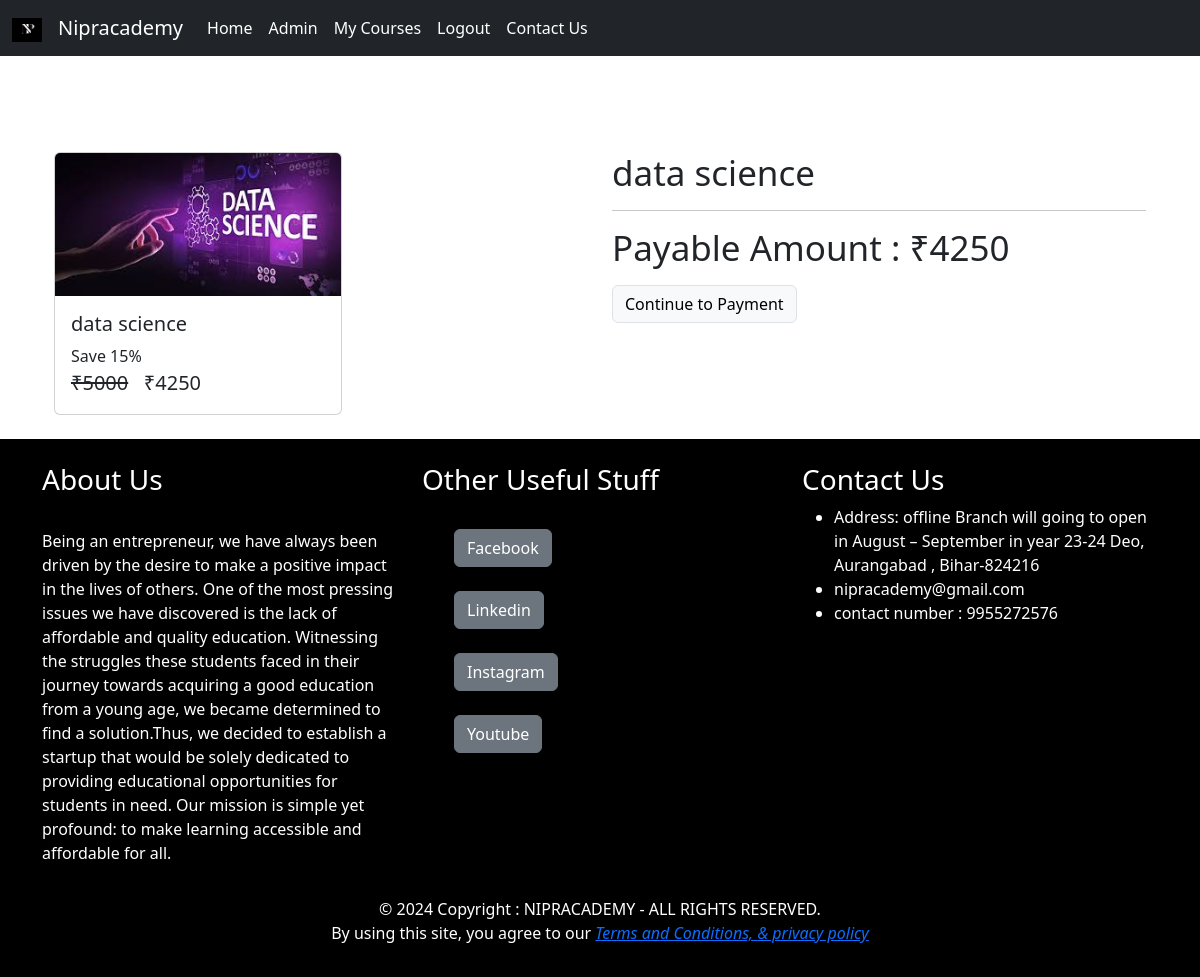
The page /check-out/data science (signed in) on the database its author committed.
### Nipracademy/models.py (models this page shows, shortened)
class Course(models.Model):
    name = models.CharField(max_length = 50 , null = False)
    slug = models.CharField(max_length = 50 , null = False ,unique=True)
    description = models.CharField(max_length = 200 , null = True )
    price = models.IntegerField(null=False)
    duration = models.PositiveIntegerField(help_text = "Duration in months")
    discount = models.IntegerField(null=False , default = 0)
    active = models.BooleanField(default = False)
    thumbnail = models.ImageField(upload_to = "media/thumbnail_image")
    date = models.DateTimeField(auto_now_add= True)
    resource = models.FileField(upload_to = "media/resource", blank = True, null = True)
    length = models.IntegerField(null=False)

### Nipracademy/views.py (the view, shortened to what this page needs)
# urls.py: path('check-out/<str:slug>',views.checkout , name = 'check-out'),
@login_required(login_url='/login')
def checkout(request , slug):
    course = Course.objects.get(slug  = slug)
    user = request.user
    action = request.GET.get('action')
    order = None
    payment = None
    error = None
    try:
        user_course = UserCourse.objects.get(user = user  , course = course)
        error = "You are Already Enrolled in this Course"
    except:
        pass
    amount=None
    if error is None :
        amount =  int((course.price - ( course.price * course.discount * 0.01 )) * 100)
    if amount==0:
        userCourse = UserCourse(user = user , course = course)
        userCourse.save()
        return redirect('my-courses')
    context = {
        "course" : course ,
        "order" : order,
        "payment" : payment,
        "user" : user ,
        "error" : error
    }
    return  render(request , template_name="Nipracademy/check_out.html" , context=context )

### Nipracademy/templatetags/Nipracademy_custom_tags.py (called while the page is built)
@register.simple_tag
def cal_sellprice(price , discount):
    if discount is None or discount is 0:
        return price
    sellprice = price
    sellprice = price - ( price * discount * 0.01 )
    return math.floor(sellprice)

@register.filter
def rupee(price):
    return f'₹{price}'

### Nipracademy/templates/Nipracademy/check_out.html (shortened to what this page needs)
{% extends 'Nipracademy/base.html' %}
{% load Nipracademy_custom_tags %}
{%block content%}
<div class="container">
    <br>
    <br>
    <div class="row ">
        <div class="col mr-auto ">
            <div class="card ml-auto" style="width: 18rem;">
                <img class="card-img-top" src="{{course.thumbnail.url}}" alt="Card image cap">
                <div class="card-body">
                    <h5 class="card-title">{{course.name}}</h5>
                    <p class="card-text m-0 p-0">
                        Save {{course.discount}}%
                        <br>
                        <span class="price">
                            <del>{{course.price|rupee}}</del>
                            <span>{% cal_sellprice course.price course.discount as value %} {{value|rupee}}</span>
                        </span>
                    </p>
                </div>
            </div>
        </div>
        <div class="col ">
            <div>
                <p class="display-5">{{course.name}}</p>
                <hr>
                <p class="display-5">Payable Amount : <b>{% cal_sellprice course.price course.discount as value %}
                        {{value|rupee}}</b></p>
                <a class="btn btn-light border" href="?action=create_payment">Continue to Payment</a>
            </div>
        </div>
    </div>
</div>
{%endblock%}

### static/common.css (style rules this page uses)
.price { font-size: 20px; }
.display-5 { font-size: 35px; }

### rows shown on the page
Course: thumbnail (picture), name "data science", discount "15", price "₹5000"

### other values the page prints
{{ value|rupee }} "₹4250"
